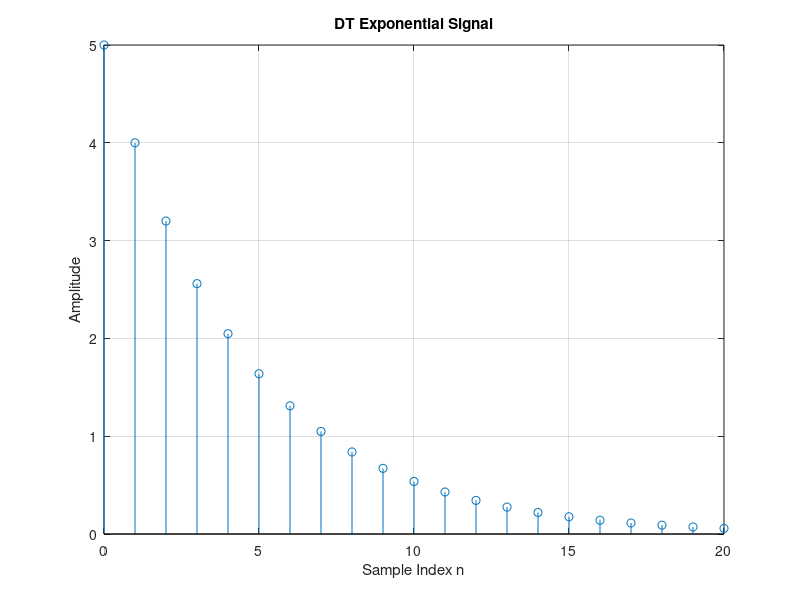

The MATLAB script that drew this image:
%% DT Exponential Signal

clear; clc;
close all;

n = 0:20;

A = 5;
a = 0.8;

signal=A*a.^n;

stem(n,signal);

xlabel('Sample Index n');
ylabel('Amplitude');
title('DT Exponential Signal');
grid on;
